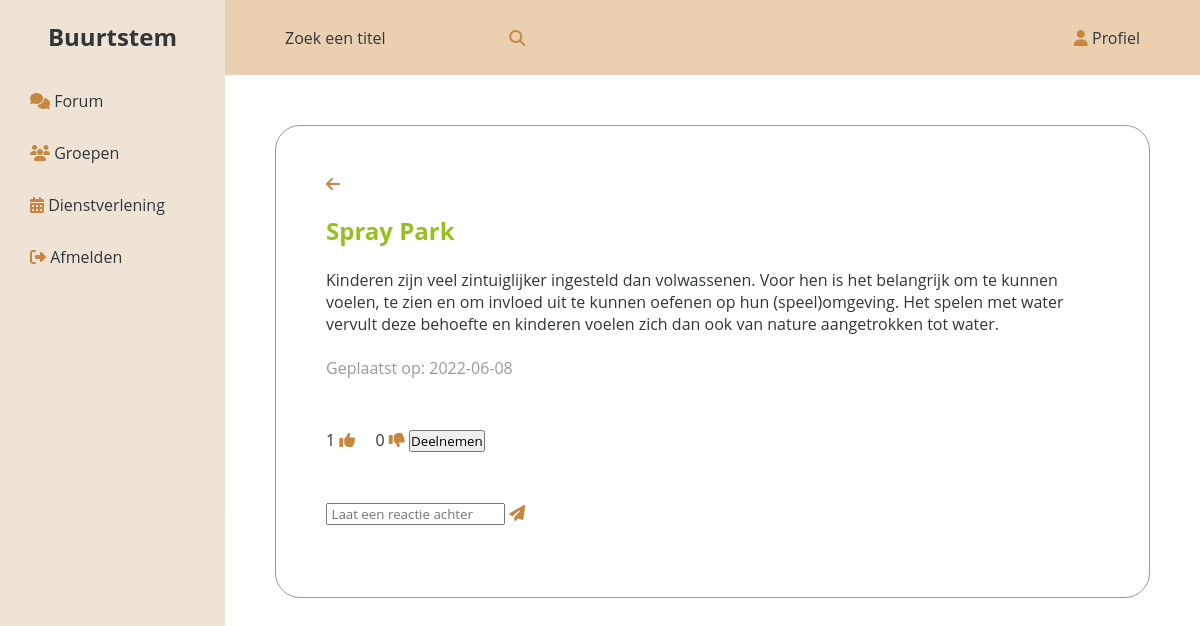
Screenshot of /topic.php?topic=2 (signed in) with the database file from the repository.
### tables this page shows
CREATE TABLE `topics` (
  `id` int(11) NOT NULL,
  `userId` int(11) NOT NULL,
  `title` varchar(300) NOT NULL,
  `description` text NOT NULL,
  `date` date NOT NULL
);

### classes/Topic.php (called while the page is built, shortened)
<?php
    class Topic {
        public static function getTopicById($id) {
            $conn = Db::getInstance();
            $statement = $conn->prepare("select * from topics where id = :id");
            $statement->bindValue(":id", $id);
            $statement->execute();
            return $statement->fetch(PDO::FETCH_ASSOC);
        }
    }

### classes/Like.php (called while the page is built, shortened)
<?php
    class Like {
        public static function CountLikes($topicId) {
            $conn = Db::getInstance();
            $statement = $conn->prepare("select count(id) as total from likes where topicId = :topicId");
            $statement->bindValue(":topicId", $topicId);
            $statement->execute();
            $count = $statement->fetch();
            return $count['total'];
        }
        public static function isLiked($topicId, $userId) {
            $conn = Db::getInstance();
            $statement = $conn->prepare("select * from likes where topicId = :topicId and userId = :userId");
            $statement->bindValue(":topicId", $topicId);
            $statement->bindValue(":userId", $userId);
            $statement->execute();
            $count = $statement->fetch();
            if(!empty($count)) {
                return true;
            }
            return false;
        }
    }

### classes/User.php (called while the page is built, shortened)
<?php
    class User {
        public static function getUserByEmail($email) {
            $conn = Db::getInstance();
            $statement = $conn->prepare("select * from users where email = :email");
            $statement->bindValue(':email', $email);
            $statement->execute();
            return $statement->fetch();
        }
    }

### classes/Dislike.php (called while the page is built, shortened)
<?php
    class Dislike {
        public static function CountDislikes($topicId) {
            $conn = Db::getInstance();
            $statement = $conn->prepare("select count(id) as total from dislikes where topicId = :topicId");
            $statement->bindValue(":topicId", $topicId);
            $statement->execute();
            $count = $statement->fetch();
            return $count['total'];
        }
        public static function isDisliked($topicId, $userId) {
            $conn = Db::getInstance();
            $statement = $conn->prepare("select * from dislikes where topicId = :topicId and userId = :userId");
            $statement->bindValue(":topicId", $topicId);
            $statement->bindValue(":userId", $userId);
            $statement->execute();
            return false;
        }
    }

### topic.php (the view, shortened to what this page needs)
<?php
    if(isset($_SESSION['email'])) {
        $user = User::getUserByEmail($_SESSION['email']);
    }
    $topicId = $_GET['topic'];
    $topic = Topic::getTopicById($topicId);
    $totalLikes = Like::CountLikes($_GET['topic']);
    $totalDislikes = Dislike::CountDislikes($_GET['topic']);
?><!DOCTYPE html>
<html lang="en">
<head>
    <link rel="stylesheet" href="css/topic.css?v=<?php echo time(); ?>">
</head>
<body>
    <?php include_once("nav.inc.php"); ?>
    <div class="content">
        <div class="card">
            <div class="back">
                <a href="forum.php" class="back"><i class="fas fa-arrow-left" style="color: #C78743;"></i></a>
            </div>
            <br>
            <div class="header">
                <h2 style="color: #95C11F;"><?php echo htmlspecialchars($topic['title']); ?></h2>
            </div>
            <br>
            <p><?php echo htmlspecialchars($topic['description']); ?></p>
            <br>
            <p class="date" style="opacity: 0.5">Geplaatst op: <?php echo htmlspecialchars($topic['date']); ?></p>
            <div class="actions">
                <a href="" class="postAction <?php if(Like::isLiked($_GET['topic'], $user['id'])){ echo 'liked'; } ?>" id="like" data-id="<?php echo $topic['id'] ?>" data-user="<?php echo $topic['userId'] ?>"><?php echo $totalLikes; ?> <i class="fa fa-thumbs-up" style="color: #C78743;"></i></a>
                <a href="" class="postAction <?php if(Dislike::isDisliked($_GET['topic'], $user['id'])){ echo 'disliked'; } ?>" id="dislike" data-id="<?php echo $topic['id'] ?>" data-user="<?php echo $topic['userId'] ?>"><?php echo $totalDislikes; ?> <i class="fa fa-thumbs-down" style="color: #C78743;"></i></a>
                <a href="groups.php">
                    <button>Deelnemen</button>
                </a>
            </div>
            <div class="commentSection">
                <div class="commentForm">
                    <input type="text" id="commentText" placeholder=" Laat een reactie achter">
                    <a href="#" class="submitComment" data-topicid="<?php echo $topic['id'] ?>"> <i class="fas fa-paper-plane" style="color: #C78743;"></i></a>
                </div>
                <br>
            </div>
        </div>
    </div>
</body>
</html>

### css/topic.css (style rules this page uses)
* { box-sizing: border-box; }
.content { background: white; position: fixed; width: calc(100% - 225px); margin-left: 225px; height: 100%; padding: 50px 50px; }
.content h2 { color: #313639; }
.content p { color: #313639; }
.card { padding: 50px 50px; border: 1px solid rgba(49, 54, 57, 0.5); border-radius: 25px; }
.card .back { display: flex; justify-content: space-between; }
.card .header { display: flex; justify-content: space-between; }
.card .actions { margin-top: 50px; }
.card .actions #dislike { margin-left: 1em; }
.card .commentSection .commentForm { margin-top: 50px; }
a:link { color: #313639; }

### css/navigation.css (style rules this page uses)
* { list-style: none; text-decoration: none; margin: 0; padding: 0; box-sizing: border-box; font-family: 'Open Sans', sans-serif; }
body { background: #f5f6fa; }

### rows the page displays
topics: title "Spray Park", description "Kinderen zijn veel zintuiglijker ingesteld dan volwassenen. Voor hen is het belangrijk om te kunnen voelen, te zien en om invloed uit te kunnen oefenen op hun (speel)omgeving. Het spelen met water vervult deze behoefte en kinderen voelen zich dan ook van nature aangetrokken tot water.", date "2022-06-08"

### other values shown
$totalLikes "1"
$totalDislikes "0"
